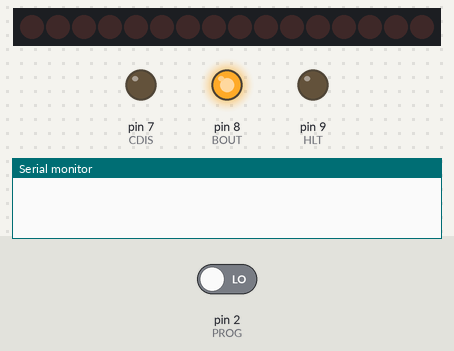
Bench run of a program on a simulated Arduino Nano, built with avr-gcc and run on an emulated ATmega328P. On the bench: 16 shift-register outputs drawn as a row of LEDs (first output left, lit = HIGH), output pins drawn as LEDs (lit = HIGH), the last lines printed to the serial monitor. Wiring (inferred from the names in the program): 2 × shift register (74HC595): data pin 4; shift clock pin 3; latch pin 5. Wiring (inferred from the signals the program sends): row of LEDs: on Q0, Q1, Q2, Q3, Q4, Q5, Q6, Q7, Q8, Q9, Q10, Q11, Q12, Q13, Q14, Q15. Inputs (shaded band) come from the test bench; at power-on: pin 2 (PROG) LOW. Pins used as bus, display or sensor lines are not drawn.

Above: at 1.2 s.
1.3 s: pin 2 (PROG) driven HIGH
At 1.58 s:
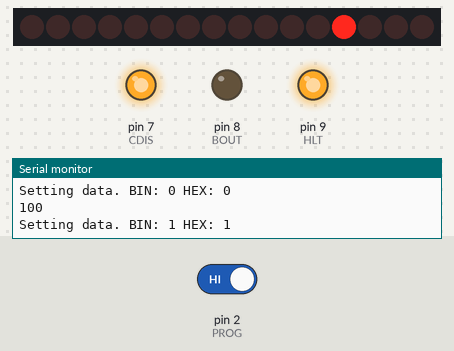
At 4.32 s:
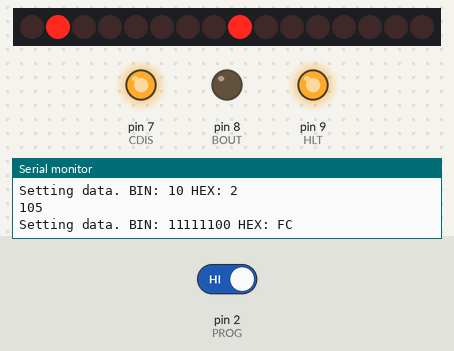
5.0 s: pin 2 (PROG) driven LOW
At 7.6 s:
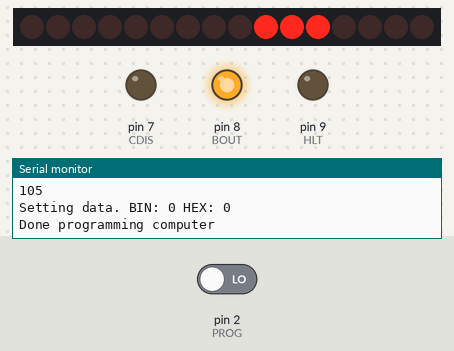
Timing chart, 0 to 9.1 s (numbered marks = the images above; inputs shaded):
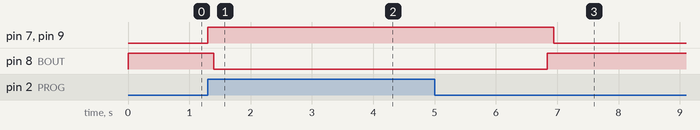

Measured:
- after the input at 1.3 s, pin 7 (CDIS), pin 9 (HLT): LOW → HIGH at once; pin 8 (BOUT): HIGH → LOW after 0.10 s

The program:

main.cpp
```cpp
//************************************************************************************
// Include libraries
#include <Arduino.h>
#include "program.h"
//************************************************************************************
// Control line pinout
//#define waitForPress true
#define RESET 6 // Master reset, active HIGH
#define CLOCK 5 // Override clock, active HIGH
#define CDIS 7 // Control logic disable, active HIGH
#define BOUT 8 // BUS out, active LOW
#define HLT 9 // Halt clock, stop computer
// Serial shift definitions
#define SO 4 // Serial out
#define SC 3 // Serial clock
// Button pinout
#define PROG 2 // Program button
// Computer data bitness
#define dataBitLevel uint8_t
// Computer address bitness
#define addressBitLevel uint8_t

const static uint8_t ramTypeLocation = 0;
const static uint8_t addressLocation = 5;
const static uint8_t data0Location = 11;
const static uint8_t data1Location = 17;
const static uint8_t data2Location = 23;
const static uint8_t data3Location = 29;

const static uint8_t addressLength = 2;
const static uint8_t dataLength = 2;

const static uint8_t decCharI = 105; // Char i is 105 decimal
const static uint8_t decCharD = 100; // Char d is 100 decimal
/*
* Shift 1
* QA => B0
* QB => B1
* QC => B2
* QD => B3
* QE => B4
* QF => B5
* DG => B6
* DH => B7
* Shift 2
* QA => IR
* QB => II
* QC => IA
* QD => IB
* QE => DR
* QF => DI
* DG => DA
* DH => DB
* Decimal to save to instruction address register: 1, bin 00000001
* Decimal to save to instruction memory: 2, bin 00000010
* Decimal to save to instruction memory alt 1: 6, bin 00000110
* Decimal to save to instruction memory alt 2: 10, bin 00001010
* Decimal to save to instruction memory alt 3: 14, bin 00001110
* Decimal to save to data address register: 16, bin 00010000
* Decimal to save to data memory: 32, bin 00100000
* Decimal to save to data memory alt 1: 96, bin 01100000
* Decimal to save to data memory alt 2: 160, bin 10100000
* Decimal to save to data memory alt 3: 224, bin 11100000
*/
const static uint8_t iAddr = 1;
const static uint8_t iData0 = 2;
const static uint8_t iData1 = 6;
const static uint8_t iData2 = 10;
const static uint8_t iData3 = 14;
const static uint8_t dAddr = 16;
const static uint8_t dData0 = 32;
const static uint8_t dData1 = 96;
const static uint8_t dData2 = 160;
const static uint8_t dData3 = 224;

const static uint8_t memLocations = 2;
const static uint8_t lineSteps = 5;

const static uint8_t controlLines[memLocations][lineSteps] = {
  {iAddr, iData0, iData1, iData2, iData3},
  {dAddr, dData0, dData1, dData2, dData3}
};
//************************************************************************************
// Global variables
bool doProgram = false;
//************************************************************************************
// Functions
// Interrupt handler
void startProg() {
  detachInterrupt(digitalPinToInterrupt(PROG));
  doProgram = true;
}
// Setup pinout
void setupPinout() {
  #ifdef waitForPress
    pinMode(A0, INPUT);
  #endif
  // Serial out
  pinMode(SO, OUTPUT);
  pinMode(SC, OUTPUT);
  // Button
  pinMode(PROG, INPUT);
  // Control lines
  pinMode(RESET, OUTPUT);
  pinMode(CLOCK, OUTPUT);
  pinMode(CDIS, OUTPUT);
  digitalWrite(BOUT, HIGH); // Active low
  pinMode(BOUT, OUTPUT);
  pinMode(HLT, OUTPUT);
  // Attach button interrupt
  attachInterrupt(digitalPinToInterrupt(PROG), startProg, RISING);
}
// // Convert hex to decimal
// uint8_t hexToDecimal(uint8_t hex, uint8_t position) {
//   uint8_t sum = 0;
//   switch (hex) {
//     case 48 ... 57:
//       sum = hex - 48;
//     break;
//     case 65 ... 70:
//       sum = (hex - 65) + 10; // 65 is char A, in HEX A = 10, thus + 10
//     break;
//     default:
//       sum = 0;
//     break;
//   }
//   sum = sum << ((position - 1) * 4);
//   return sum;
// }
// // Convert part of string to decimal value
// uint8_t getDecimalFromHEXString(String input, uint8_t startLocation, uint8_t length) {
//   uint8_t decimal = 0;
//   Serial.print("DecToHex got input string: ");
//   Serial.println(input);
//   for (uint8_t i = 0; i < length; i++) {
//     decimal = decimal + hexToDecimal(input[startLocation + i], length - i);
//   }
//   return decimal;
// }
// Get ram location (instruction or data)
uint8_t getRamLocation(uint8_t ramType) {
    if (ramType == decCharI) {
      return 0; // Save to instruction memory
    } else if (ramType == decCharD) {
      return 1; // Save to data memory
    } else { // Invalid type...
      for (;;) {
        Serial.println("Invalid type");
        delay(1000);
        // Imma stop you right there...
      }
    }
}
// Pulse clock
void pulseClock() {
  digitalWrite(CLOCK, HIGH);
  delay(10);
  digitalWrite(CLOCK, LOW);
}
// Set data and control
void shiftOutAndSet(uint8_t data, uint8_t control) {
  // Shift out data
  Serial.print("Setting data. BIN: ");
  Serial.print(data, BIN);
  Serial.print(" HEX: ");
  Serial.println(data, HEX);
  shiftOut(SO, SC, MSBFIRST, control); // Control signal
  shiftOut(SO, SC, MSBFIRST, data); // Bus data
  #ifdef waitForPress
    while (digitalRead(A0) == HIGH)) {}
    delay(200);
  #endif
  delay(100);
  // Pulse clock
  pulseClock();
}
// Stop computer
void haltComputer() {
  digitalWrite(CDIS, HIGH); // Disable control logic
  digitalWrite(HLT, HIGH); // Stop clock
  digitalWrite(RESET, HIGH); // Pulse reset
  delay(100);
  digitalWrite(RESET, LOW);
  digitalWrite(BOUT, LOW); // Enable output to computer bus from shift registers
}
// Start computer
void startComputer() {
  shiftOut(SO, SC, MSBFIRST, 0); // Control signal
  shiftOut(SO, SC, MSBFIRST, 0); // Bus data
  digitalWrite(BOUT, HIGH); // Disable output to computer bus from shift registers
  digitalWrite(RESET, HIGH); // Pulse reset
  delay(100);
  digitalWrite(RESET, LOW);
  digitalWrite(HLT, LOW); // Release halt signal
  digitalWrite(CDIS, LOW); // Enable control logic
}
// Print line that is being programmed
void printLine(uint8_t index) {
  Serial.print("Programming line: ");
  for (uint8_t i = 0; i < lineParts; i++) {
    Serial.print(programData[index][i]);
    if (i >= lineParts - 1) {
      Serial.println("");
    } else {
      Serial.print(", ");
    }
  }
}
// Get address and data for each line of program data
void programComputer() {
  for (uint8_t i = 0; i < programLength; i++) {
    printLine(i);
    for (uint8_t k = 0; k < lineSteps; k++) {
      Serial.println(programData[i][0]);
      shiftOutAndSet(programData[i][1 + k], controlLines[getRamLocation(programData[i][0])][k]);
      delay(25);
    }
  }
}
//************************************************************************************
// Setup
void setup() {
  Serial.begin(115200);
  setupPinout();
  shiftOut(SO, SC, MSBFIRST, 0); // Control signal
  shiftOut(SO, SC, MSBFIRST, 0); // Bus data
}
//************************************************************************************
// Main loop
void loop() {
  if (doProgram) {
    Serial.println("Starting programming computer...");
    haltComputer();
    programComputer();
    startComputer();
    delay(100);
    while(digitalRead(PROG) == HIGH) {}
    attachInterrupt(digitalPinToInterrupt(PROG), startProg, RISING);
    Serial.println("Done programming computer");
    doProgram = false;
  }
}
//************************************************************************************
```

program.h
```cpp
#include <Arduino.h>
const static uint8_t programLength = 8;
const static uint8_t lineParts = 6;
const static uint8_t programData[programLength][lineParts] = {
    {100, 0, 1, 0, 0, 0},
    {100, 1, 2, 0, 0, 0},
    {105, 0, 2, 0, 0, 0},
    {105, 1, 3, 1, 0, 0},
    {105, 2, 252, 3, 0, 0},
    {105, 3, 4, 0, 0, 0},
    {105, 4, 250, 0, 0, 0},
    {105, 5, 252, 3, 0, 0}
};
```
